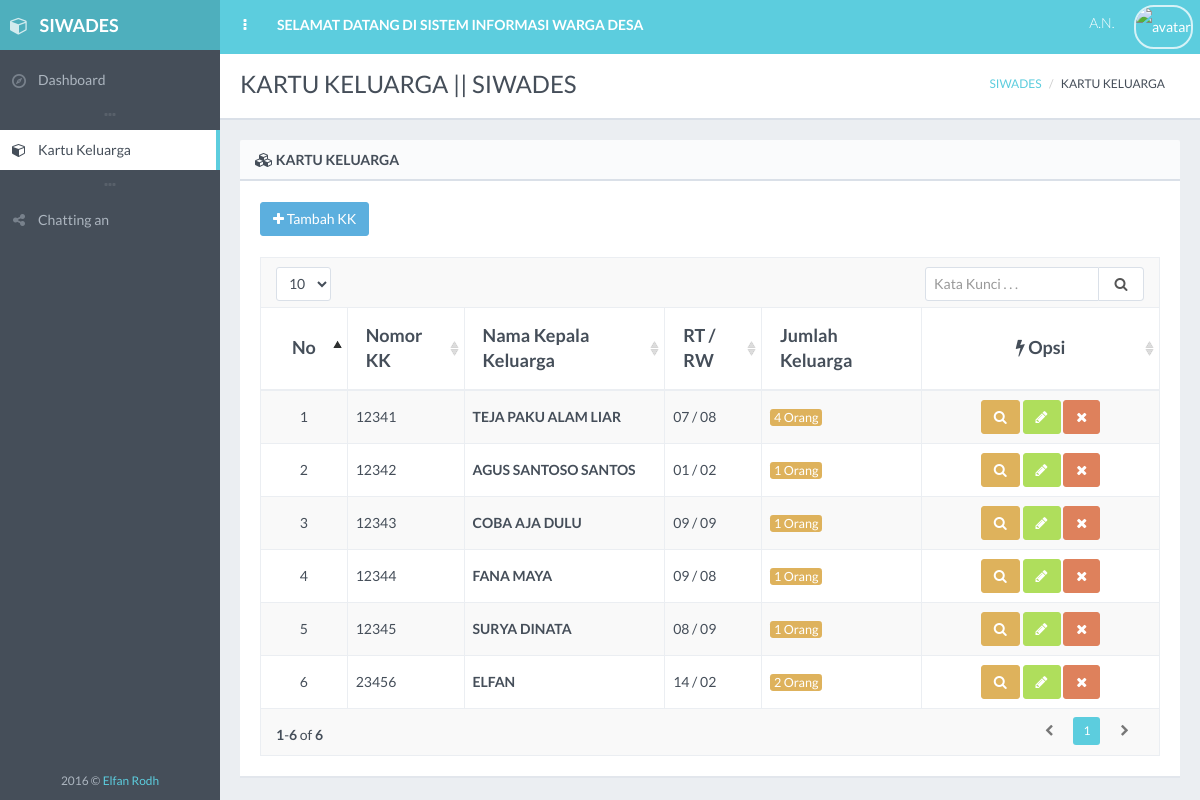
Page /kk/index.php on the committed database.
### tables this page shows
CREATE TABLE `kk` (
  `id_kk` varchar(10) DEFAULT NULL,
  `no_kk` varchar(50) NOT NULL DEFAULT '',
  `alamat` varchar(30) DEFAULT NULL,
  `desa` varchar(30) DEFAULT NULL,
  `kecamatan` varchar(30) DEFAULT NULL,
  `kabupaten` varchar(30) DEFAULT NULL,
  `kode_pos` varchar(10) DEFAULT NULL,
  `provinsi` varchar(30) DEFAULT NULL,
  `rt` varchar(5) DEFAULT NULL,
  `rw` varchar(5) DEFAULT NULL,
  `kepala_keluarga` varchar(50) DEFAULT NULL,
  `status` varchar(1) DEFAULT NULL
);

CREATE TABLE `penduduk` (
  `nik` varchar(100) NOT NULL,
  `nama` varchar(150) DEFAULT NULL,
  `tempat_lahir` varchar(50) DEFAULT NULL,
  `tanggal_lahir` varchar(10) DEFAULT NULL,
  `jk` enum('L','P') DEFAULT NULL,
  `golongan_darah` varchar(5) DEFAULT NULL,
  `pekerjaan` text,
  `pendidikan` varchar(10) NOT NULL,
  `status_perkawinan` enum('KAWIN','BELUM KAWIN') NOT NULL,
  `kewarganegaraan` varchar(50) DEFAULT NULL,
  `id_agama` varchar(30) DEFAULT NULL,
  `id_klasifikasi` varchar(20) NOT NULL,
  `no_kk` varchar(50) DEFAULT NULL,
  `foto` text,
  `about` text,
  `username` varchar(20) NOT NULL,
  `password` text NOT NULL,
  `status` int(1) DEFAULT NULL
);

### koneksi.php (called while the page is built)
<?php
	$_mysqli = new mysqli("localhost","root","","siwades");
	return $_mysqli;
 ?>

### login/login.php (called while the page is built, shortened)
<?php
	class Login
	{
		public function get_profil(){
	        include ("../koneksi.php");
	        $aa = $_SESSION['userdata'];
	        $u = $_mysqli->query("SELECT * FROM penduduk, hak_akses, hak_akses_user
	                                WHERE penduduk.nik = hak_akses_user.nik
	                                AND hak_akses.id_akses = hak_akses_user.id_akses
	                                AND penduduk.nik = '$aa'");
	        $sesi = mysqli_fetch_array($u);
	        return $sesi;
	    }
	}
 ?>

### kk/kk.php (called while the page is built, shortened)
<?php
class KK
{
    public function get_kk(){
        include ('../koneksi.php');
        $kk = $_mysqli->query("SELECT * FROM kk");
        return $kk;
    }
    public function get_id(){
        include ('../koneksi.php');
        $dok = $_mysqli->query("SELECT MAX(id_kk) + 1 as id_new FROM kk");
        $id_kk = mysqli_fetch_array($dok);
        return $id_kk;
    }
}
 ?>

### kk/index.php (the view, shortened to what this page needs)
<!DOCTYPE html>
<?php
include ('kk.php');
$new = new KK();
$kk = $new->get_kk();
$level = $_SESSION['level'];
if ($level == 'admin') {
    $menu = "../menu.php";
}else{
    $menu = "../menu_user.php";
}
$profil = "../profil.php";
$title = "KARTU KELUARGA || SIWADES";
 ?>
 <html class="no-js" lang="en">
    <head>
        <link rel="stylesheet" href="../assets/css/bootstrap.min.css">
        <link rel="stylesheet" href="../assets/css/plugins.css">
        <link rel="stylesheet" href="../assets/css/main.css">
        <link rel="stylesheet" href="../assets/css/themes.css">
    </head>
    <body>
        <div id="page-wrapper" class="page-loading">
            <div id="page-container" class="header-fixed-top sidebar-visible-lg-full">
                <?php include $menu; ?>
                <div id="main-container">
                    <header class="navbar navbar-inverse navbar-fixed-top">
                        <ul class="nav navbar-nav-custom">
                            <li>
                                <a href="javascript:void(0)" onclick="App.sidebar('toggle-sidebar');this.blur();">
                                    <i class="fa fa-ellipsis-v fa-fw animation-fadeInRight" id="sidebar-toggle-mini"></i>
                                </a>
                            </li>
                            <li class="hidden-xs animation-fadeInQuick">
                                <a href="../pilihan.php"><strong>SELAMAT DATANG DI SISTEM INFORMASI WARGA DESA</strong></a>
                            </li>
                        </ul>
                            <?php include $profil; ?>
                    </header>
                    <div id="page-content">
                        <div class="content-header">
                            <div class="row">
                                <div class="col-sm-6">
                                    <div class="header-section">
                                        <h1><?php echo $title; ?></h1>
                                    </div>
                                </div>
                                <div class="col-sm-6 hidden-xs">
                                    <div class="header-section">
                                        <ul class="breadcrumb breadcrumb-top">
                                            <li><a href="../dashboard">SIWADES</a></li>
                                            <li>KARTU KELUARGA</li>
                                        </ul>
                                    </div>
                                </div>
                            </div>
                        </div>
                        <div class="block full">
                            <div class="block-title">
                                <h2><i class="fa fa-cubes sidebar-nav-icon"></i> KARTU KELUARGA</h2>
                            </div>
                            <a href="#modal-fade" title="Tambah kk" class="btn btn-effect-ripple btn-info" data-toggle="modal"><i class="fa fa-plus"></i> Tambah KK</a>
                            <br>
                            <br>
                            <div class="table-responsive">
                                <table id="example-datatable" class="table table-striped table-bordered table-vcenter">
                                    <thead>
                                        <tr>
                                            <th class="text-center" style="width: 50px;">No</th>
                                            <th>Nomor KK</th>
                                            <th>Nama Kepala Keluarga</th>
                                            <th>RT / RW</th>
                                            <th>Jumlah Keluarga</th>
                                            <th class="text-center" style="width: 200px;"><i class="fa fa-flash"></i> Opsi</th>
                                        </tr>
                                    </thead>
                                    <tbody>
                                    <?php $no=0; foreach ($kk as $row): $no++?>
                                        <tr>
                                            <td class="text-center"><?php echo $no; ?></td>
                                            <td><?php echo $row['no_kk'];?></td>
                                            <td>
                                                <?php
                                                    include('../koneksi.php');
                                                    $id = $row['no_kk'];
                                                    $nm = $_mysqli->query("SELECT * FROM penduduk, kk
                                                                            WHERE penduduk.no_kk = kk.no_kk
                                                                            AND kk.no_kk = '$id'");
                                                    $jumlah = mysqli_num_rows($nm);
                                                    $nama   = mysqli_fetch_array($nm);
                                                    $nik    = $nama['kepala_keluarga'];
                                                    $kkk = $_mysqli->query("SELECT nama FROM penduduk
                                                                            WHERE nik = '$nik'");
                                                    $namak   = mysqli_fetch_array($kkk);
                                                        if ($jumlah < 1) {
                                                            echo "<i>KK Belum di Update</i>";
                                                        }else{
                                                            echo "<strong>".$namak['nama']."</strong>";
                                                        }
                                                ?>
                                            </td>
                                            <td><?php echo $row['rt'];?> / <?php echo $row['rw'];?></td>
                                            <td><span class="label label-warning"><?php echo $jumlah." Orang"; ?></span></td>
                                            <td class="text-center">
                                                <a href="detail.php?detail=<?php echo $row['no_kk']; ?>" data-toggle="tooltip" title="Detail <?php echo $row['no_kk']?>" class="btn btn-effect-ripple btn-warning"><i class="fa fa-search"></i></a>
                                                <a href="edit.php?edit=<?php echo $row['no_kk']; ?>" data-toggle="tooltip" title="Edit <?php echo $row['no_kk']?>" class="btn btn-effect-ripple btn-success"><i class="fa fa-pencil"></i></a>
                                                <a onclick="return confirm('Apakah Anda Yakin Ingin Menghapus <?php echo $row['no_kk'] ?> ? , DATA PENDUDUK DALAM KK <?php echo $row['no_kk'] ?> JUGA AKAN TERHAPUS');" href="?hapus=<?php echo $row['no_kk']; ?>" data-toggle="tooltip" title="Hapus <?php echo $row['no_kk']?>" class="btn btn-effect-ripple btn-danger"><i class="fa fa-times"></i></a>
                                            </td>
                                        </tr>
                                    <?php endforeach; ?>
                                    </tbody>
                                </table>
                            </div>
                        </div>
                    </div>
                </div>
            </div>
        </div>
    </body>
</html>

### menu_user.php
 <div id="sidebar">
    <div id="sidebar-brand" class="themed-background">
        <a href="../pilihan.php" class="sidebar-title">
            <i class="fa fa-cube"></i> <span class="sidebar-nav-mini-hide"><strong>SIWADES</strong></span>
        </a>
    </div>
    <div id="sidebar-scroll">
        <div class="sidebar-content">
            <ul class="sidebar-nav">
                <li>
                    <a href="../pilihan.php" class="<?php if($_SESSION['aktif'] == 'dashboard'){echo "active";} ?>"><i class="gi gi-compass sidebar-nav-icon"></i><span class="sidebar-nav-mini-hide">Dashboard</span></a>
                </li>
                <li class="sidebar-separator">
                    <i class="fa fa-ellipsis-h"></i>
                </li>
                <?php
                    $detail = $_SESSION['userdata'];
                    include('../koneksi.php');
                    $tampil = $_mysqli->query("SELECT no_kk FROM penduduk WHERE nik = '$detail'");
                    $tam = mysqli_fetch_array($tampil);
                ?>
                <li>
                    <a href="../kk/detail.php?detail=<?php echo $tam['no_kk']; ?>" class="<?php if($_SESSION['aktif'] == 'penduduk' or $_SESSION['aktif'] == 'kk'){echo "active";} ?>"><i class="fa fa-cube sidebar-nav-icon"></i><span class="sidebar-nav-mini-hide">Kartu Keluarga</span></a>
                </li>
                <li class="sidebar-separator">
                    <i class="fa fa-ellipsis-h"></i>
                </li>
                <li>
                    <a href="../pilihan.php?menu=6" class="<?php if($_SESSION['aktif'] == 'chat'){echo " active";} ?>"><i class="fa fa-share-alt sidebar-nav-icon">
                        </i><span class="sidebar-nav-mini-hide">Chatting an</span>
                    </a>
                </li>
            </ul>
        </div>
    </div>
    <div id="sidebar-extra-info" class="sidebar-content sidebar-nav-mini-hide">
        <div class="text-center">
            <small><span>2016</span> &copy; <a href="http://www.elfanrodhian.xyz">Elfan Rodh</a></small>
        </div>
    </div>
</div>

### profil.php (shortened to what this page needs)
<?php
    include('login/login.php');
    $x = new Login();
    $sesi = $x->get_profil();
 ?>
<ul class="nav navbar-nav-custom pull-right">
<li>
    <a href="javascript:void(0)" onclick="App.sidebar('toggle-sidebar-alt');this.blur();">
        <h5><strong><?php echo $_SESSION['level']." ".$_SESSION['userdata']; ?></strong> A.N. <strong><?php echo $sesi['nama']; ?></strong></h5>
    </a>
</li>
<li class="dropdown">
    <a href="javascript:void(0)" class="dropdown-toggle" data-toggle="dropdown">
        <img src="../foto/<?php echo $sesi['foto'];?>" alt="avatar">
    </a>
</li>
</ul>

### rows in the picture
kk: no_kk "12341", penduduk.nama "TEJA PAKU ALAM LIAR", rt "07", rw "08", jumlah "4"
kk: no_kk "12342", penduduk.nama "AGUS SANTOSO SANTOS", rt "01", rw "02", jumlah "1"
kk: no_kk "12343", penduduk.nama "COBA AJA DULU", rt "09", rw "09", jumlah "1"
kk: no_kk "12344", penduduk.nama "FANA MAYA", rt "09", rw "08", jumlah "1"
kk: no_kk "12345", penduduk.nama "SURYA DINATA", rt "08", rw "09", jumlah "1"
kk: no_kk "23456", penduduk.nama "ELFAN", rt "14", rw "02", jumlah "2"

### other values in the picture
$title "KARTU KELUARGA || SIWADES"
